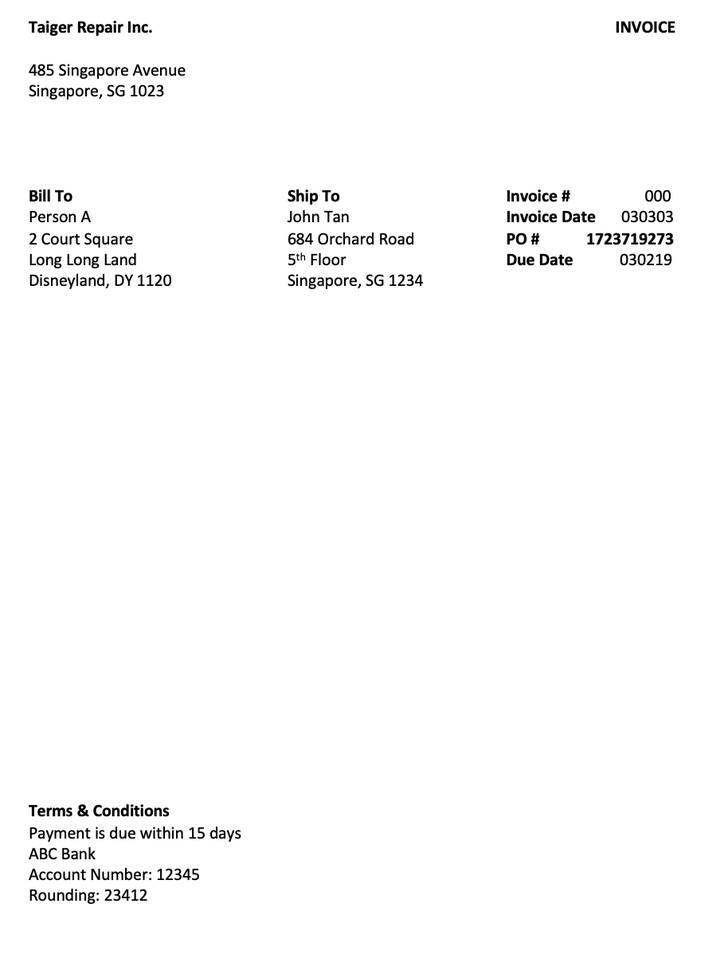
#> input picture q2.png, 728 x 970 px, shrunk from 914 x 1218 before the run
$ python 01b.py   (older library calls are emulated)
#> lines starting #> are read from the running program, lines starting #| are printed output that depends on the picture; after the words box and inside, x2 and y2 are one past the last pixel; in counts of white or black regions, pixels touching at a corner belong together
#> further down, img is the input picture: shape (970, 728, 3); min 0, max 255, mean 251
import cv2
import numpy as np
def preprocess(gray):
    #1.sobel
    sobel = cv2.Sobel(gray,cv2.CV_8U,1,0,ksize = 3)
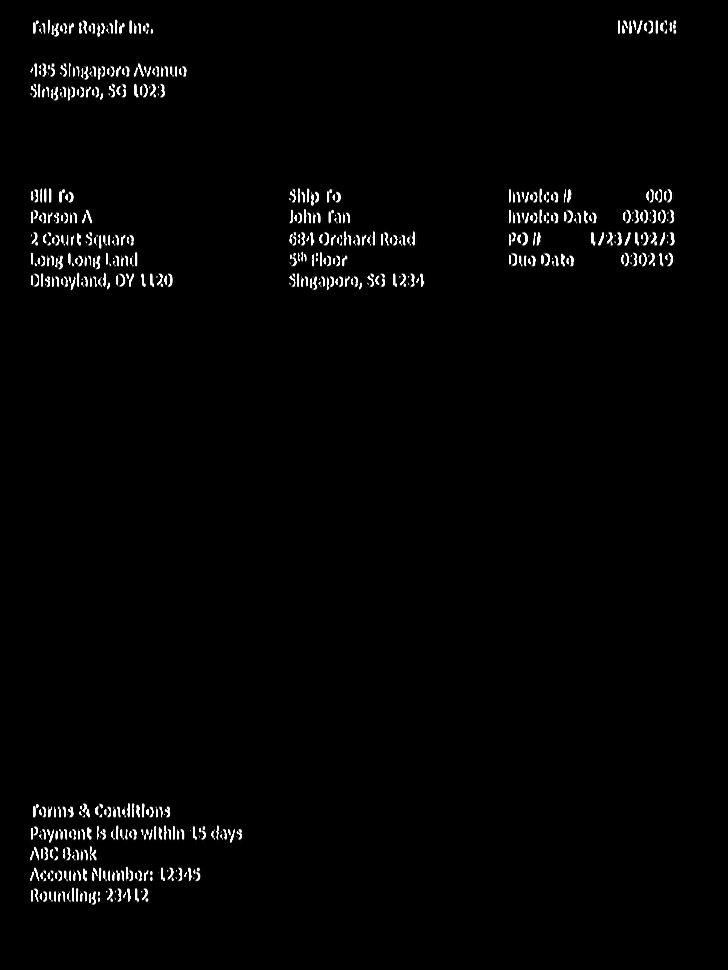
#> sobel: shape (970, 728); min 0, max 255, mean 4.1
    #2.binary img
    ret,binary = cv2.threshold(sobel,0,255,cv2.THRESH_OTSU+cv2.THRESH_BINARY)
#> binary: shape (970, 728); 1.6% white in thin lines or dots, all inside (x1, y1, x2, y2) = (30, 20, 676, 905)
#> ret = 118
    #dilation and erosion
    element1 = cv2.getStructuringElement(cv2.MORPH_RECT,(15,15))
    element2 = cv2.getStructuringElement(cv2.MORPH_RECT,(15,15))
    dilation = cv2.dilate(binary,element2,iterations = 1)
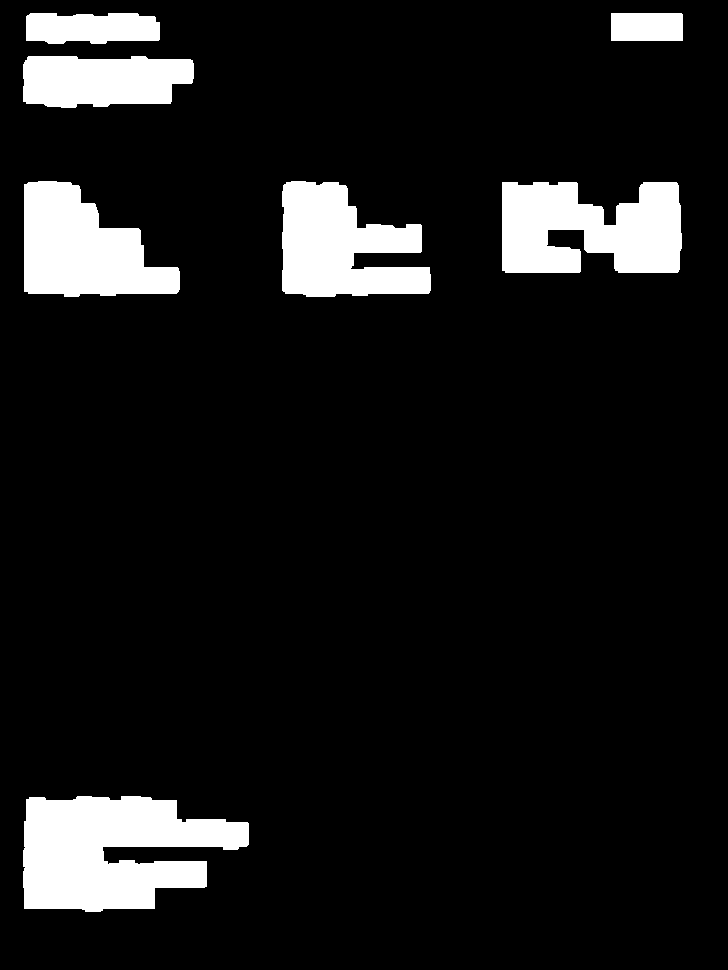
#> dilation: shape (970, 728); 9.7% white; 7 white regions, largest, box (x1, y1, x2, y2) and area: (23, 796, 249, 912) 18257, (502, 182, 682, 273) 13212, (24, 181, 180, 297) 11926
    erosion = cv2.erode(dilation,element1,iterations = 1)
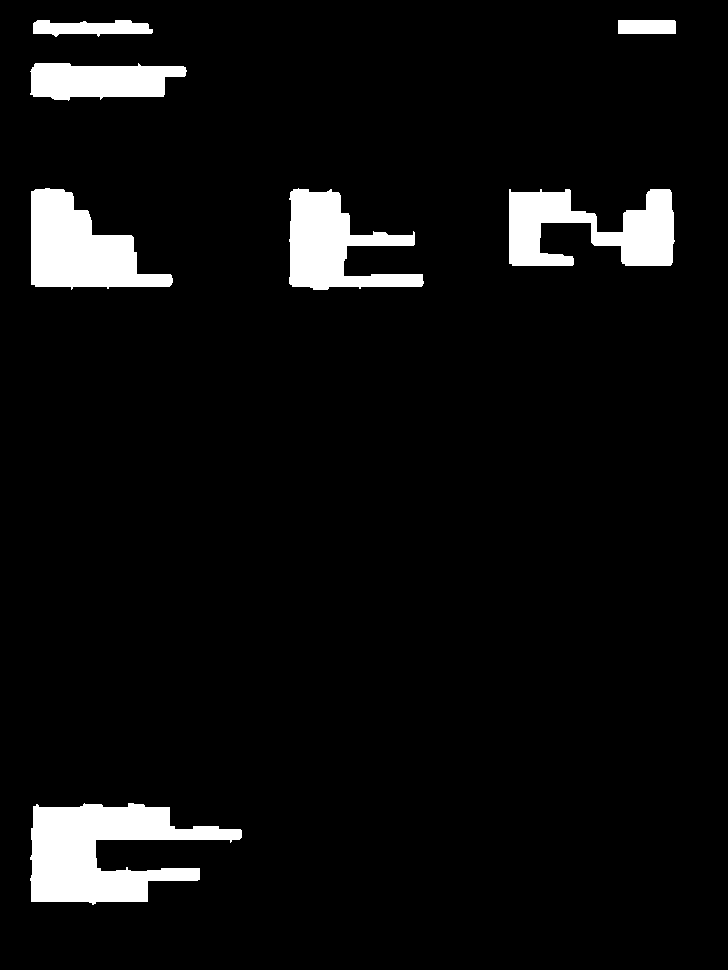
#> erosion: shape (970, 728); 5.9% white; 7 white regions, largest, box (x1, y1, x2, y2) and area: (30, 803, 242, 905) 11887, (31, 188, 173, 290) 8286, (509, 189, 675, 266) 7850
    dilation2 = cv2.dilate(erosion,element2,iterations = 4)
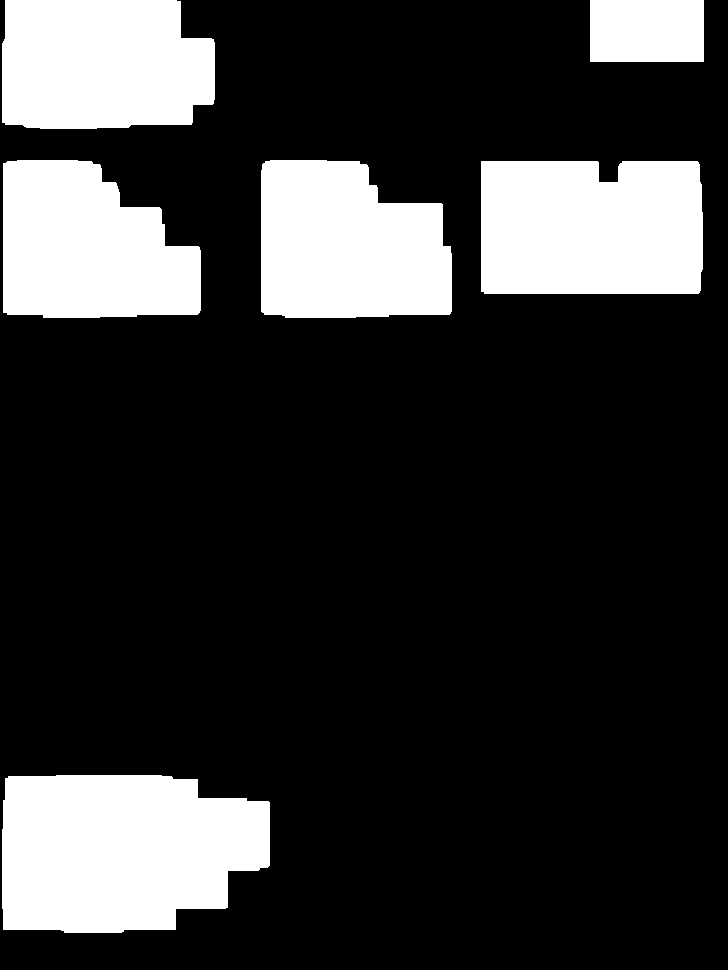
#> dilation2: shape (970, 728); 21% white; 6 white regions
    cv2.imwrite('binary.png',binary)
    cv2.imwrite('diation.png',dilation)
    cv2.imwrite('erosion.png',erosion)
    cv2.imwrite('diation2.png',dilation)
    return dilation2

def findTextRegion(copy,img):
    region = []
    binary,contours,hierachy = cv2.findContours(img,cv2.RETR_TREE,cv2.CHAIN_APPROX_SIMPLE)
#> contours = 6 contours; box (x1, y1, x2, y2) and area: (2, 775, 270, 933) 35681, (481, 161, 703, 294) 28592, (261, 160, 452, 318) 25637, (3, 160, 201, 318) 24812, (2, 0, 215, 129) 24789, (590, 0, 704, 62) 6893
    for i in contours:
        x,y,w,h = cv2.boundingRect(i)
        cv2.rectangle(copy,(x,y),(x+w,y+h),(0,255,0))
#> this loop made 6 passes
#> (x, y, w, h) on passes 1, 2, 3, 4, 6: (2, 775, 268, 158), (481, 161, 222, 133), (261, 160, 191, 158), (3, 160, 198, 158), (2, 0, 213, 129)
#> (i, x, y, w, h) on pass 5: ([[590, 0], [590, 61], [703, 61], [703, 0]], 590, 0, 114, 62)
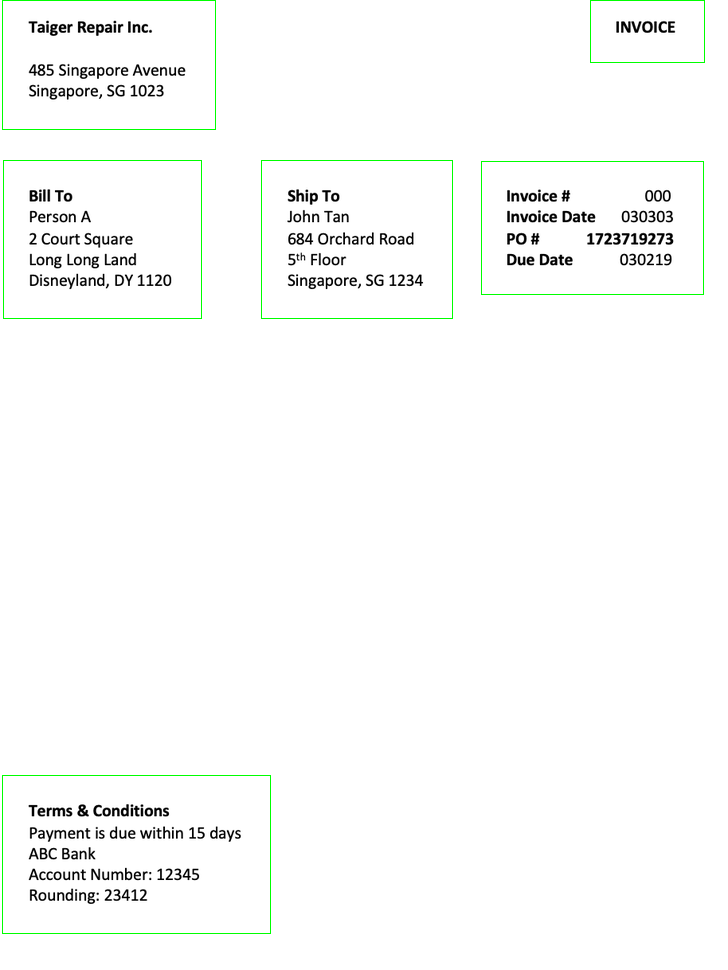
#> copy: shape (970, 728, 3); 0.57% of pixels changed, all inside (x1, y1, x2, y2) = (2, 0, 705, 934)
    cv2.imshow('boundary',copy)
    cv2.imwrite('contours.png',copy)
    cv2.waitKey(0)

def detect(img):
    #1.convert to grayscale
    copy = img
    gray = cv2.cvtColor(img,cv2.COLOR_BGR2GRAY)
    #morphology transfer
    dilation = preprocess(gray)
    #searching for text
    region = findTextRegion(copy,dilation)


img = cv2.imread('q2.png')
detect(img)

$ run again, with q1.png copied over q2.png
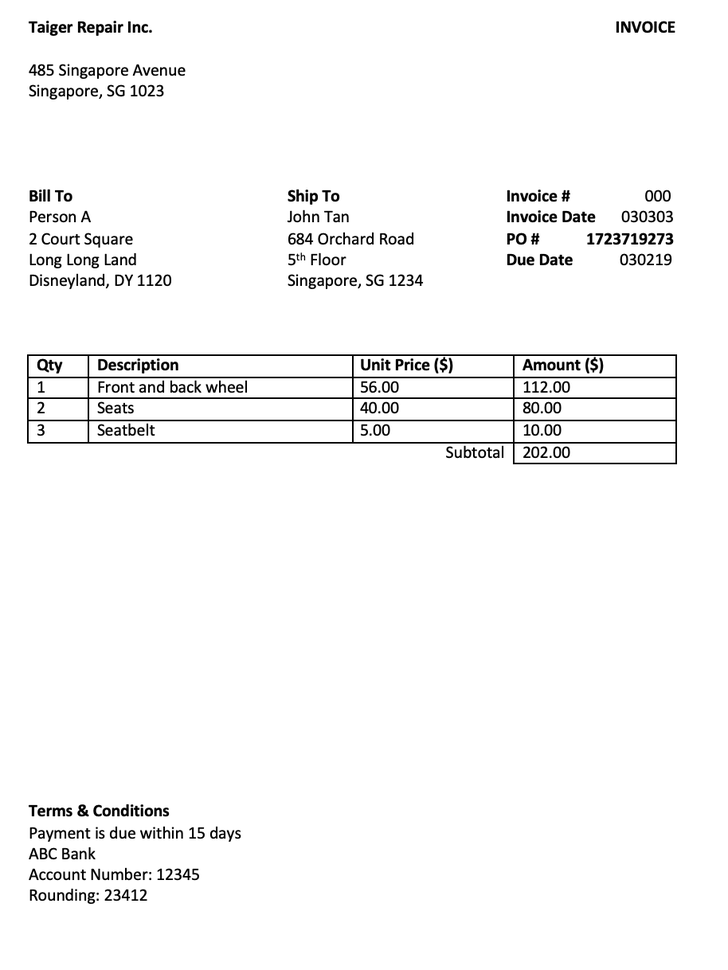
#> input picture q1.png, 728 x 970 px, shrunk from 914 x 1218 before the run
#> img is the input picture: shape (970, 728, 3); min 0, max 255, mean 247.3
#> binary: shape (970, 728); 2.3% white in thin lines or dots, all inside (x1, y1, x2, y2) = (28, 20, 678, 905)
#> ret = 119
#> in preprocess, `dilation = cv2.dilate(binary,element2,iterations = 1)`:
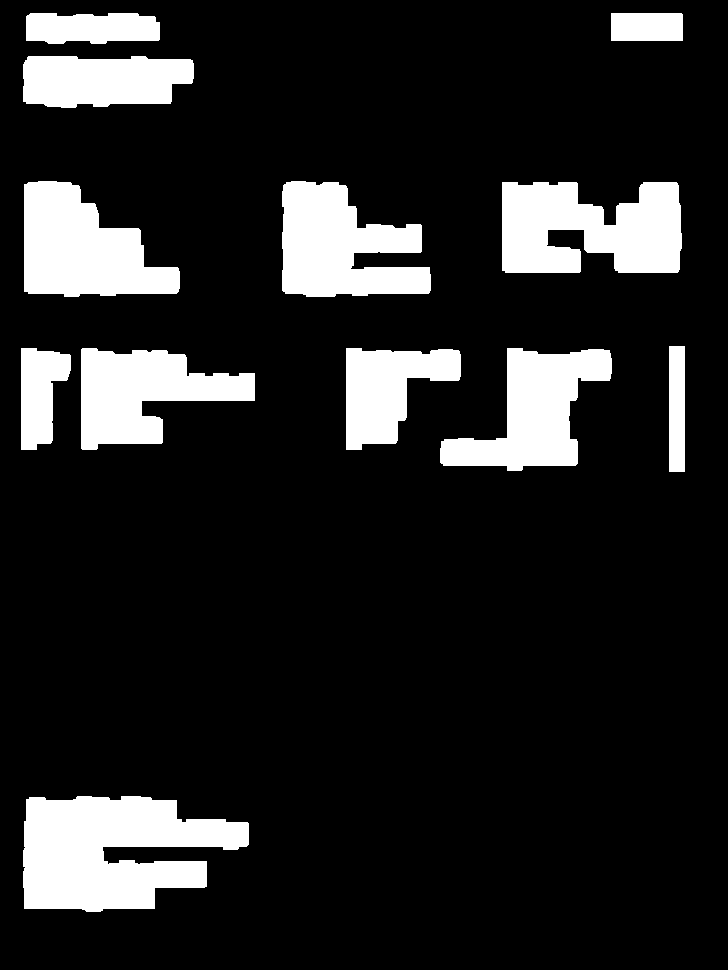
#> dilation: shape (970, 728); 14.5% white; 12 white regions, largest, box (x1, y1, x2, y2) and area: (23, 796, 249, 912) 18256, (502, 182, 682, 273) 13212, (24, 181, 180, 297) 11925
#> erosion: shape (970, 728); 8.6% white; 12 white regions, largest, box (x1, y1, x2, y2) and area: (30, 803, 242, 905) 11886, (31, 188, 173, 290) 8285, (509, 189, 675, 266) 7850
#> dilation2: shape (970, 728); 33.2% white; 9 white regions
#> contours = 9 contours; largest, box (x1, y1, x2, y2) and area: (325, 327, 633, 492) 42842, (2, 775, 270, 933) 35680, (0, 327, 276, 471) 32444, (481, 161, 703, 294) 28592, (261, 160, 452, 318) 25637
#> the loop in findTextRegion, `for i in contours:` made 9 passes
#> (x, y, w, h) on passes 1, 2, 3, 5, 6, 7, 9: (2, 775, 268, 158), (325, 327, 308, 165), (0, 327, 276, 144), (481, 161, 222, 133), (261, 160, 191, 158), (3, 160, 198, 158), (2, 0, 213, 129)
#> after the loop in findTextRegion, `for i in contours:`:
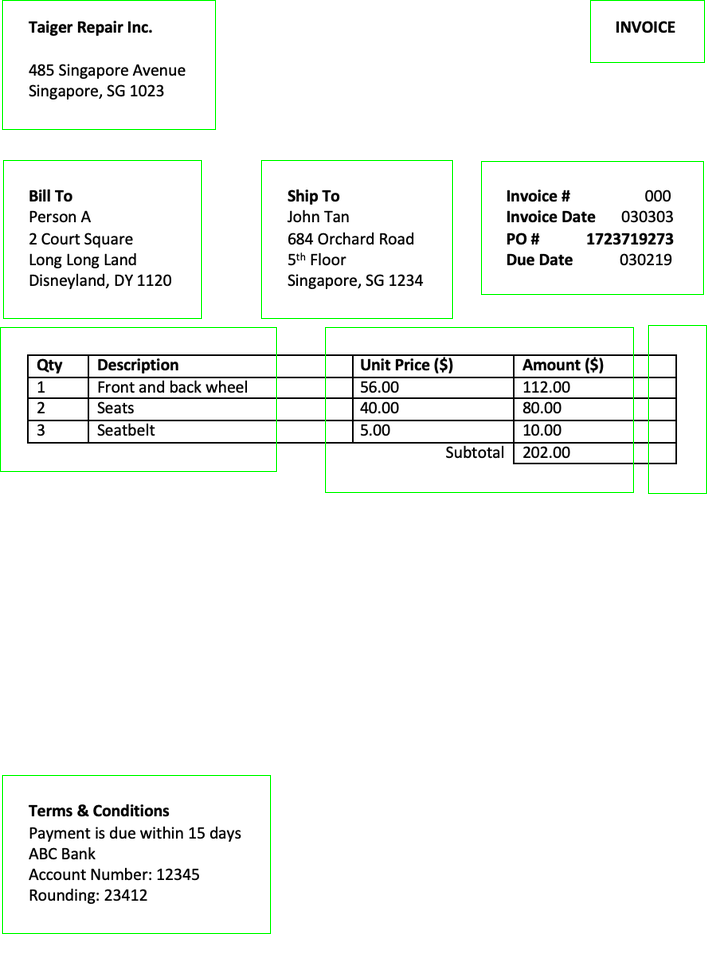
#> copy: shape (970, 728, 3); 0.88% of pixels changed, all inside (x1, y1, x2, y2) = (0, 0, 707, 934)
